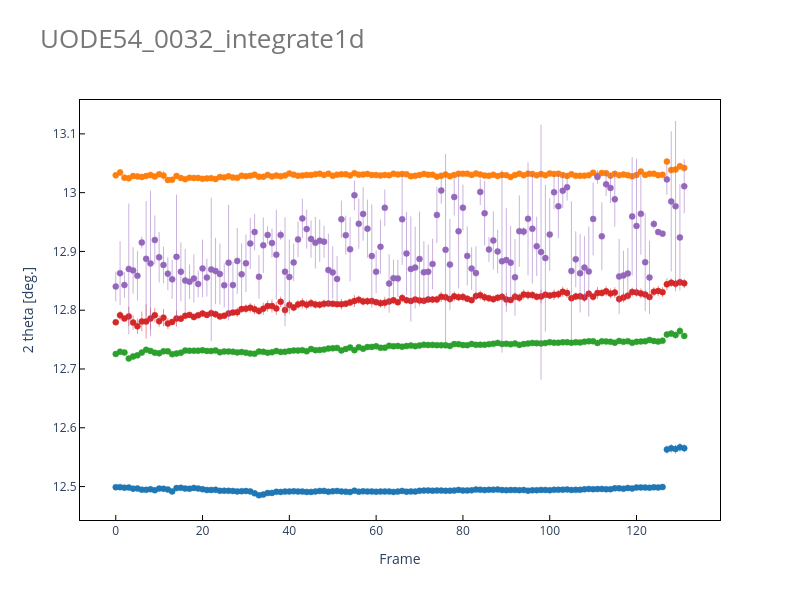

This figure's notebook cell:
### Markdown cell above
## csv出力

### Code cell
# figureとcsvを作成します
def makecsv(jsonfile: str,
            hdf: str,
            ) -> None:


    # データ読み込み
    ity = []
    bg = []
    if os.path.splitext(hdf)[1] == ".hdf":
        with h5py.File(hdf, mode = "r") as f:
            tth = np.array(f["rad"][()]) # type: ignore
            for i in range(len(list(f["integrated"].keys()))): # type: ignore
                intensity = f["integrated/frame = {}".format(i)][()] # type: ignore
                baseline = bead(
                    signal = intensity,
                    lam = 1e8,
                    d = 2,
                    ratio = 0.01,
                )
                ity.append(intensity)
                bg.append(baseline)
    elif os.path.splitext(hdf)[1] == ".csv":
        df = pd.read_csv(
            r"D:\DATA\SPring-8-2026-July\Okazaki\Analysis\UODE54\18\UODE56_0018_96-101.csv",
            header = None,
            index_col = None
        )
        tth = np.array(df[0])
        mask = (tth > 8) & (tth < 18)
        tth = tth[mask]
        intensity = np.array(df[1])[mask]
        baseline = bead(
            signal = intensity,
            lam = 1e8,
            d = 2,
            ratio = 0.01,
        )
        ity.append(intensity)
        bg.append(baseline)
            
    ity = np.vstack(ity) - np.vstack(bg)


    # color code
    ccode = plt.rcParams['axes.prop_cycle'].by_key()['color']
    
    # jsonデータ読み込み
    with open(jsonfile, mode = "r") as f:
        d = json.load(f)
    
    # フィッティングする関数を定義
    def fit_func(tth: np.ndarray,
                 param_dict: dict,
                 function: str,
                 ) -> np.ndarray:
        
        # 値の格納先
        ity = np.zeros(tth.shape)

        # ピーク関数
        pf = peakfit()
        func = pf.psdVoigt if (function == "psdVoigt") else pf.asympsdVoigt

        # background
        dim_bg = len(param_dict["background"])
        for i in range(dim_bg):
            ity += np.power(tth, i) * param_dict["background"]["#{}".format(i)]

        # ピーク
        n_peak = len(param_dict["peaks"])
        for i in range(n_peak):
            ity += func(tth, param_dict["peaks"]["#{}".format(i)])

        return ity

    # ピーク数
    n_peak = len(d["fitres"]["frame = 0"]["res"]["params"]["peaks"])
    
    # フレーム
    n_frame = len(d["fitres"].keys())
    frame = np.arange(n_frame)

    # for文用の変数
    pos = []
    err = []
    pf = peakfit()
    sns = []
    if d["func"] == "asympsdVoigt":
        fitfunc = pf.asympsdVoigt
        areafunc = pf.asympsdVoigt_area
    if d["func"] == "psdVoigt":
        fitfunc = pf.psdVoigt
        areafunc = pf.psdVoigt_area

    # 位置とエラーを取得
    for i in frame:

        # データ取得
        res = d["fitres"]["frame = {}".format(i)]["res"]

        # 位置
        pos.append([res["params"]["peaks"]["#{}".format(i)]["center"] for i in range(n_peak)])

        # フィッティングエラー
        err_fit = np.array([res["error"]["peaks"]["#{}".format(i)]["center"] for i in range(n_peak)])

        # バックグラウンド
        tth_range = d["fitres"]["frame = {}".format(i)]["range"]
        tth_mask = (tth > tth_range[0]) * (tth < tth_range[1])
        y_obs = ity[i][tth_mask]
        y_opt = fit_func(tth[tth_mask], res["params"], d["func"])
        bg = np.sqrt(np.sum(np.square(y_opt - y_obs)))

        # ピーク強度
        area = np.sum([areafunc(params = res["params"]["peaks"]["#{}".format(i)]) for i in range(n_peak)])/(tth[1]-tth[0])

        # シグナルノイズ比
        sn = area / np.sqrt(area + bg)
        sns.append(sn)

        # ピークエラー
        if d["func"] == "asympsdVoigt":
            fwhm = np.array([np.mean([res["params"]["peaks"]["#{}".format(i)][side]["fwhm"] for side in ["left", "right"]]) for i in range(n_peak)])
        if d["func"] == "psdVoigt":
            fwhm = np.array([res["params"]["peaks"]["#{}".format(i)]["fwhm"] for i in range(n_peak)])
        err_peakrange = fwhm / sn

        # エラー算出
        err.append(np.sqrt(np.square(err_fit) + np.square(err_peakrange)).tolist())

    # csv保存
    pos = np.array(pos)
    err = np.array(err)
    df = pd.DataFrame(np.hstack([pos,err]), index = frame)
    df.columns = ["2 theta [deg.]"] * n_peak + ["err [deg.]"] * n_peak
    csvfile = os.path.join(cachedir, "fitres.csv")
    df.to_csv(csvfile)
    print("Save: "+ os.path.abspath(csvfile))

    if True: # plotly
        fig = go.Figure()
        
        for i in range(n_peak):
            errplot = go.Scatter(
                x=frame,
                y=pos[:,i],
                error_y=dict(
                    type='data',       # データごとに値を指定するモード
                    array=err[:,i], # エラーバーの長さのリスト
                    visible=True,      # 表示をオンにする
                    color=ccode[i%10],       # エラーバーの色
                    thickness=0.5,     # エラーバーの太さ
                    width=0            # 先端の横棒（キャップ）の幅
                ),
                mode='markers', # 点のみ表示（線をつなぐ場合は 'lines+markers'）
                marker = {
                    'symbol': "circle",
                    'size': 6,
                    'color': ccode[i%10],
                    'line': {
                        "width": 0.5,
                        "color":ccode[i%10]
                    }
                }
            )
            fig.add_trace(errplot)

        fig.update_layout(
            title = dict(
                text = os.path.splitext(os.path.basename(hdf))[0] if type(hdf) == str else None,
                font = dict(
                    size = 26,
                    color = "#777777"
                ),
                x = 0.05,
                y = 0.95,
                xanchor = "left",
                yanchor = "top",
            ),
            xaxis = {
                'title': "Frame",
                "linecolor": "#000000",
                "linewidth": 1,
                'ticks': "inside",
                "tickcolor": "#000000",
                "tickwidth": 1,
                "ticklen": 5,
                'mirror': True,
            },
            yaxis = {
                'title': "2 theta [deg.]",
                "linecolor": "#000000",
                "linewidth": 1,
                'ticks': "inside",
                "tickcolor": "#000000",
                "tickwidth": 1,
                "ticklen": 5,
                'mirror': True,
            },
            plot_bgcolor = '#ffffff',
            showlegend = False,
            legend = dict(
                bordercolor = "#000000",
                orientation = "h",
                yanchor = "bottom",
                y = 1,
                bgcolor = "rgba(255,255,255,0)",
                xanchor = "center",
                x = 0.5
            ),
            width = 800,
            height = 600,
        )

        fig.show()
        htmlfile = os.path.join(cachedir, "fitres.html")
        fig.write_html(htmlfile)
    
    if True: # matplotlib
        fig, ax = plt.subplots()
        fig.set_size_inches(6,4.5)

        for i in range(n_peak):
            ax.errorbar(
                x = frame,
                y = pos[:,i],
                yerr = err[:,i],
                lw = 0,
                fmt = "o",
                ms = 3,
                c = ccode[i%10],
                mfc = ccode[i%10],
                elinewidth=0.5,
                mew = 0.5
            )
        ax.set_xlabel("Frame", fontsize = 10)
        ax.set_ylabel("2 theta [deg.]", fontsize = 10)


        pngfile = os.path.join(cachedir, "fitres.png")
        plt.savefig(pngfile, dpi = 300)
        plt.close()
        print("Save: " + os.path.abspath(pngfile))
        display(Image(pngfile, width = 600))
    
    return
makecsv(jsonfile=jsonfile, hdf = hdf_1d)
del makecsv

### Figure 1 — Plotly figure (JSON) as saved in the notebook; plotly's stock layout.template omitted (floating-point values rounded to 4 significant figures; data arrays with more than 128 entries replaced by an {"elided": "..."} marker saying what was removed)
{"data": [{"error_y": {"array": {"elided": "132 float values"}, "color": "#1f77b4", "thickness": 0.5, "type": "data", "visible": true, "width": 0}, "marker": {"color": "#1f77b4", "line": {"color": "#1f77b4", "width": 0.5}, "size": 6, "symbol": "circle"}, "mode": "markers", "type": "scatter", "x": {"elided": "132 int values"}, "y": {"elided": "132 float values"}}, {"error_y": {"array": {"elided": "132 float values"}, "color": "#ff7f0e", "thickness": 0.5, "type": "data", "visible": true, "width": 0}, "marker": {"color": "#ff7f0e", "line": {"color": "#ff7f0e", "width": 0.5}, "size": 6, "symbol": "circle"}, "mode": "markers", "type": "scatter", "x": {"elided": "132 int values"}, "y": {"elided": "132 float values"}}, {"error_y": {"array": {"elided": "132 float values"}, "color": "#2ca02c", "thickness": 0.5, "type": "data", "visible": true, "width": 0}, "marker": {"color": "#2ca02c", "line": {"color": "#2ca02c", "width": 0.5}, "size": 6, "symbol": "circle"}, "mode": "markers", "type": "scatter", "x": {"elided": "132 int values"}, "y": {"elided": "132 float values"}}, {"error_y": {"array": {"elided": "132 float values"}, "color": "#d62728", "thickness": 0.5, "type": "data", "visible": true, "width": 0}, "marker": {"color": "#d62728", "line": {"color": "#d62728", "width": 0.5}, "size": 6, "symbol": "circle"}, "mode": "markers", "type": "scatter", "x": {"elided": "132 int values"}, "y": {"elided": "132 float values"}}, {"error_y": {"array": {"elided": "132 float values"}, "color": "#9467bd", "thickness": 0.5, "type": "data", "visible": true, "width": 0}, "marker": {"color": "#9467bd", "line": {"color": "#9467bd", "width": 0.5}, "size": 6, "symbol": "circle"}, "mode": "markers", "type": "scatter", "x": {"elided": "132 int values"}, "y": {"elided": "132 float values"}}], "layout": {"height": 600, "legend": {"bgcolor": "rgba(255,255,255,0)", "bordercolor": "#000000", "orientation": "h", "x": 0.5, "xanchor": "center", "y": 1, "yanchor": "bottom"}, "plot_bgcolor": "#ffffff", "showlegend": false, "title": {"font": {"color": "#777777", "size": 26}, "text": "UODE54_0032_integrate1d", "x": 0.05, "xanchor": "left", "y": 0.95, "yanchor": "top"}, "width": 800, "xaxis": {"linecolor": "#000000", "linewidth": 1, "mirror": true, "tickcolor": "#000000", "ticklen": 5, "ticks": "inside", "tickwidth": 1, "title": {"text": "Frame"}}, "yaxis": {"linecolor": "#000000", "linewidth": 1, "mirror": true, "tickcolor": "#000000", "ticklen": 5, "ticks": "inside", "tickwidth": 1, "title": {"text": "2 theta [deg.]"}}}}
